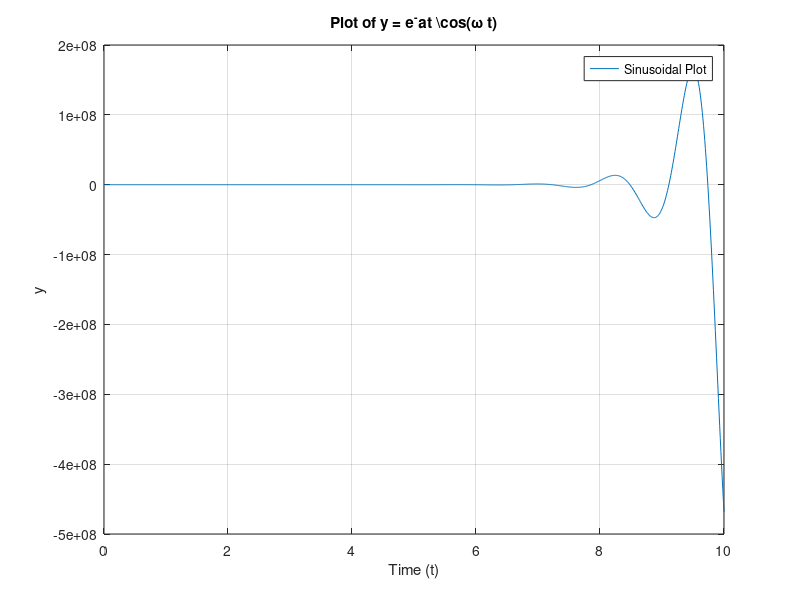

Reproduce this figure in MATLAB.
% Define the parameters
a = 2;
omega = 5;
t = 0:0.01:10; % Time vector from 0 to 10 with small step size
 
% Define the function
y = -exp(a * t).* cos(omega * t);
 
% Plot the function
figure; % Create a new figure
plot(t, y);
title('Plot of y = e^-{at} \cos(\omega t)');
xlabel('Time (t)');
ylabel('y');
legend('Sinusoidal Plot') 
grid on;
